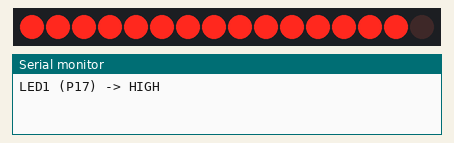
Bench run of a sketch on a simulated Arduino Uno, built with avr-gcc and run on an emulated ATmega328P. Shown: 16 port-expander outputs drawn as a row of LEDs (first output left, lit = HIGH), the last lines printed to the serial monitor. Wiring (inferred from the names in the program): PCF8575 port expander at I2C address 0x20. Wiring (inferred from the signals the program sends): row of LEDs: on Q0, Q1, Q2, Q3, Q4, Q5, Q6, Q7, Q8, Q9, Q10, Q11, Q12, Q13, Q14, Q15.

Above: at 0.5 s.
At 2.5 s:
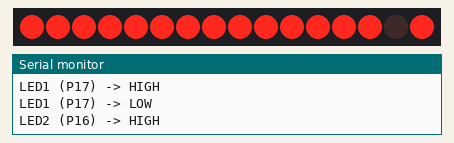
At 4.5 s:
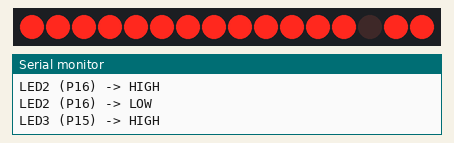
At 5.5 s:
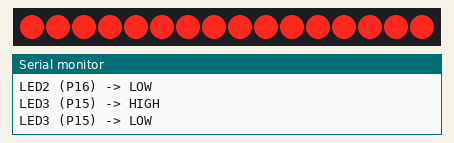
Timing chart, 0 to 7.8 s (numbered marks = the images above):
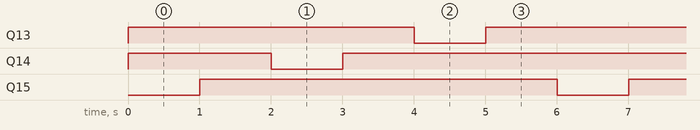

Measured:
- by itself, Q13, Q14: repeats every 6.0 s: LOW 1.0 s, HIGH 5.0 s
- by itself, Q15: alternates HIGH for 5.0 s and LOW for 1.0 s
- by itself, everything shown: repeats every 6.0 s, in 6 steps

The sketch:

pcf8575_led_test.ino
```cpp
// PCF8575(0x20) 출력으로 LED 3개 순차 점멸 - HIGH 출력(약한 풀업 소싱) 밝기 확인용
// P17/P16/P15 -> 저항 -> LED -> GND, HIGH=ON
// 시리얼(115200)로 상태 전환 실시간 출력

#include <Wire.h>

const uint8_t ADDR_PCF = 0x20;
const uint8_t BIT_LED[3] = {15, 14, 13}; // P17, P16, P15
const uint16_t INTERVAL_MS = 1000;

void pcfWrite16(uint16_t value) {
  Wire.beginTransmission(ADDR_PCF);
  Wire.write(lowByte(value));
  Wire.write(highByte(value));
  Wire.endTransmission();
}

void printState(uint8_t ledIndex, bool on) {
  Serial.print("LED");
  Serial.print(ledIndex + 1);
  Serial.print(" (P1");
  Serial.print(7 - ledIndex);
  Serial.print(") -> ");
  Serial.println(on ? "HIGH" : "LOW");
}

void setup() {
  Serial.begin(115200);
  Wire.begin();
  pcfWrite16(0x0000);
}

void loop() {
  for (uint8_t i = 0; i < 3; i++) {
    pcfWrite16((uint16_t)1 << BIT_LED[i]);
    printState(i, true);
    delay(INTERVAL_MS);
    pcfWrite16(0x0000);
    printState(i, false);
    delay(INTERVAL_MS);
  }
}
```
